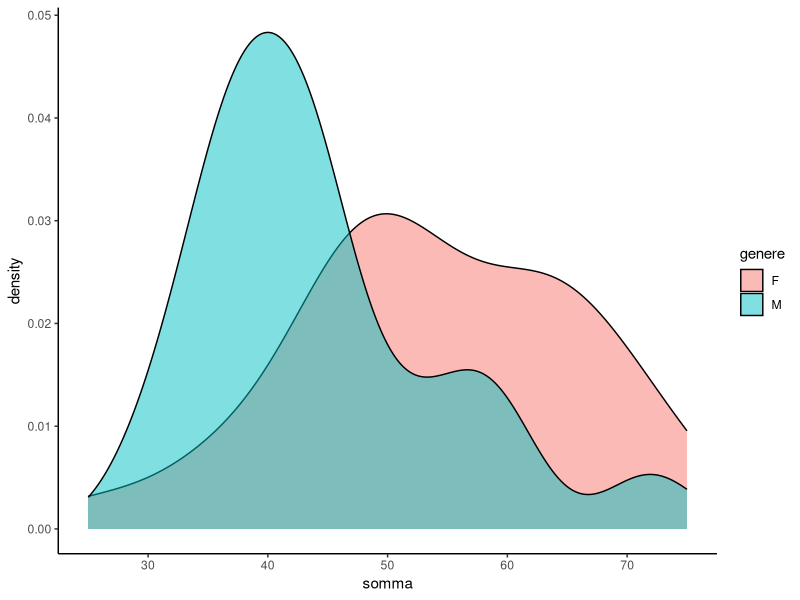

This chart was generated by the following R code:
library(readr); library(dplyr); library(ggplot2)
dat <- read_csv("slides/02-StatBase/script/data.csv")
str(dat)

PSQW_item <- colnames(dat)[grep(colnames(dat), pattern = "PSWQ_")]
colint <- c("ResponseId", "Eta", "Q2", PSQW_item)
dat <- dat[-c(1,2,3), colint]

dat <- dat|>
  mutate(id = as.factor(ResponseId),
         eta = factor(Eta, levels = c("18-25","26-40","41-60"),
                      labels = c("18_25", "26_40", "41_60")),
         genere = factor(Q2, labels = c("F","M")))|>
  select(id, eta, genere, all_of(PSQW_item))

str(dat)

invfun <- function(x){
  case_when(x == 1~5,
            x == 2~4,
            x == 3~3,
            x == 4~2,
            x == 5~1)
}

# trasformo a numerico le colonne item
dat[, 4:ncol(dat)] <- sapply(dat[, 4:ncol(dat)], as.numeric)

# inverto il punteggio
dat[,c("PSWQ_1","PSWQ_3","PSWQ_8","PSWQ_10","PSWQ_11")] <- 
  sapply(dat[,c("PSWQ_1","PSWQ_3","PSWQ_8","PSWQ_10","PSWQ_11")],invfun)

# computo la somma
dat$somma = rowSums(dat[, 4:ncol(dat)])

write_csv(dat, file = "data_pswq.csv")

# visualizzo
dat|>ggplot(aes(x = somma, fill = genere))+
  geom_density(alpha = 0.5)+
  theme_classic()
